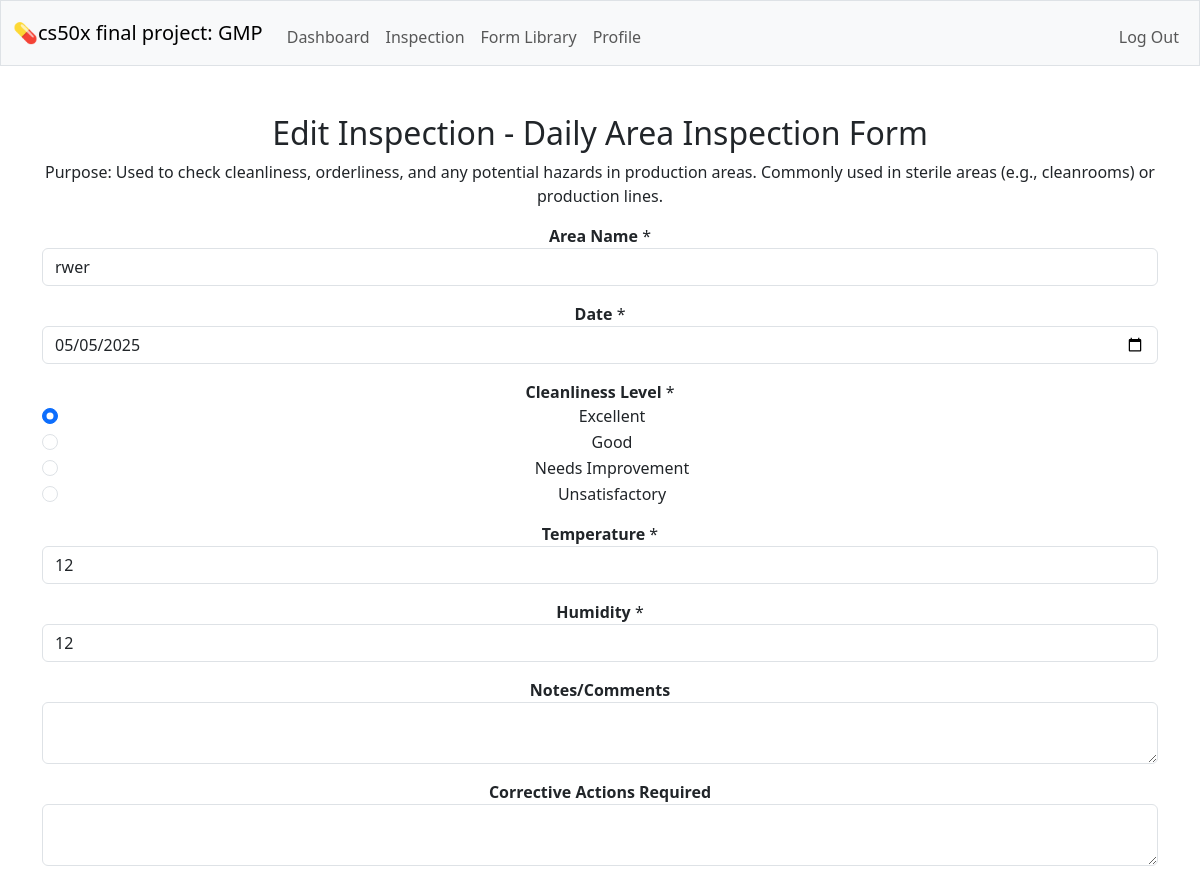
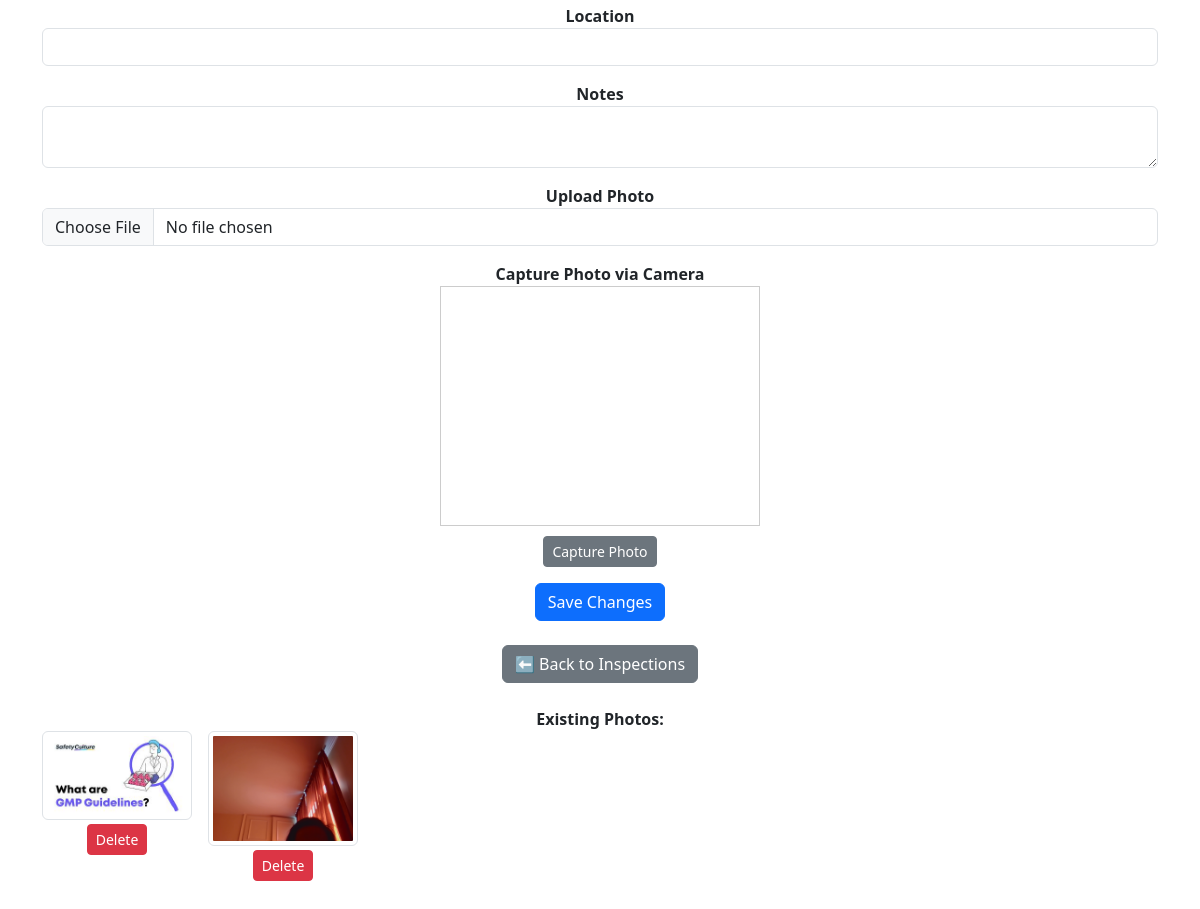
Screenshot of /inspection/6/edit (signed in) with the database file from the repository (2 pictures, top to bottom).
### tables this page shows
CREATE TABLE forms (id INTEGER PRIMARY KEY AUTOINCREMENT NOT NULL, name TEXT NOT NULL UNIQUE, description TEXT NOT NULL, created_by INTEGER NOT NULL, FOREIGN KEY (created_by) REFERENCES users(id) );

CREATE TABLE form_fields (id INTEGER PRIMARY KEY AUTOINCREMENT NOT NULL, form_id INTEGER NOT NULL, label TEXT NOT NULL, field_type TEXT NOT NULL,  options TEXT, required BOOLEAN NOT NULL DEFAULT 1, display_order INTEGER DEFAULT 0,  FOREIGN KEY (form_id) REFERENCES forms(id) );

CREATE TABLE inspection_fields (id INTEGER PRIMARY KEY AUTOINCREMENT NOT NULL, inspection_id INTEGER NOT NULL, field_id INTEGER NOT NULL, value TEXT, comment TEXT, FOREIGN KEY (inspection_id) REFERENCES inspections(id), FOREIGN KEY (field_id) REFERENCES form_fields(id), UNIQUE(inspection_id, field_id));

CREATE TABLE inspection_images (id INTEGER PRIMARY KEY AUTOINCREMENT, inspection_id INTEGER NOT NULL, filename TEXT NOT NULL, uploaded_at TIMESTAMP DEFAULT CURRENT_TIMESTAMP, FOREIGN KEY (inspection_id) REFERENCES inspections(id));

### app.py (the view, shortened to what this page needs)
@app.route("/inspection/<int:inspection_id>/edit", methods=["GET", "POST"])
@login_required
def inspection_edit(inspection_id):
    inspection = db.execute("SELECT * FROM inspections WHERE id = ? AND inspector_id = ?", inspection_id, session["user_id"])[0]
    form = db.execute("SELECT * FROM forms WHERE id = ?", inspection["form_id"])[0]
    fields = db.execute("SELECT * FROM form_fields WHERE form_id = ?", form["id"])
    for field in fields:
        value = db.execute("""
            SELECT value FROM inspection_fields
            WHERE inspection_id = ? AND field_id = ?
        """, inspection_id, field["id"])
        field["value"] = value[0]["value"] if value else ""
    images = db.execute("SELECT * FROM inspection_images WHERE inspection_id = ?", inspection_id)
    return render_template("inspection_edit.html", form=form, fields=fields, inspection=inspection, images=images)

### helpers.py (called while the page is built)
def login_required(f):
    @wraps(f)
    def decorated_function(*args, **kwargs):
        if session.get("user_id") is None:
            return redirect("/login")
        return f(*args, **kwargs)
    return decorated_function

### templates/inspection_edit.html (shortened to what this page needs)
{% extends "layout.html" %}
{% block main %}
<h2>Edit Inspection - {{ form.name }}</h2>
<p>{{ form.description }}</p>
<form method="POST" enctype="multipart/form-data" id="mainForm">
  {% for field in fields %}
    <div class="form-group mb-3">
      <label for="field_{{ field.id }}"><strong>{{ field.label }}</strong>{% if field.required %} *{% endif %}</label>
      {% if field.field_type == 'text' %}
        <input type="text" class="form-control" id="field_{{ field.id }}" name="field_{{ field.id }}" value="{{ field.value or '' }}">
      {% elif field.field_type == 'textarea' %}
        <textarea class="form-control" id="field_{{ field.id }}" name="field_{{ field.id }}">{{ field.value or '' }}</textarea>
      {% elif field.field_type == 'number' %}
        <input type="number" class="form-control" id="field_{{ field.id }}" name="field_{{ field.id }}" value="{{ field.value or '' }}">
      {% elif field.field_type == 'date' %}
        <input type="date" class="form-control" id="field_{{ field.id }}" name="field_{{ field.id }}" value="{{ field.value or '' }}">
      {% elif field.field_type == 'radio' %}
        {% for option in field.options.split(',') %}
          <div class="form-check">
            <input class="form-check-input" type="radio" name="field_{{ field.id }}" id="field_{{ field.id }}_{{ loop.index }}" value="{{ option.strip() }}" {% if field.value == option.strip() %}checked{% endif %}>
            <label class="form-check-label" for="field_{{ field.id }}_{{ loop.index }}">{{ option.strip() }}</label>
          </div>
        {% endfor %}
      {% endif %}
    </div>
  {% endfor %}
  <div class="form-group mb-3">
    <label for="location"><strong>Location</strong></label>
    <input type="text" class="form-control" name="location" id="location" value="{{ inspection.location or '' }}">
  </div>
  <div class="form-group mb-3">
    <label for="notes"><strong>Notes</strong></label>
    <textarea class="form-control" name="notes" id="notes">{{ inspection.notes or '' }}</textarea>
  </div>
  <div class="form-group mb-3">
    <label for="photo_upload"><strong>Upload Photo</strong></label>
    <input type="file" class="form-control" name="photo_upload" id="photo_upload" accept="image/*">
  </div>
  <div class="form-group mb-3">
    <label><strong>Capture Photo via Camera</strong></label>
    <div style="display:flex; flex-direction:column; align-items:center; gap:10px;">
      <video id="camera" width="320" height="240" autoplay style="border:1px solid #ccc;"></video>
      <button type="button" class="btn btn-secondary btn-sm" onclick="capturePhoto()">Capture Photo</button>
    </div>
  </div>
  <button type="submit" class="btn btn-primary">Save Changes</button>
  <div class="mt-4">
        <a href="/inspection_show" class="btn btn-secondary">⬅ Back to Inspections</a>
  </div>
</form>
<div class="mb-3 mt-4">
  <label><strong>Existing Photos:</strong></label>
  <div class="d-flex flex-wrap">
    {% for image in images %}
      <div class="me-3 mb-3 text-center">
        <img src="{{ url_for('static', filename='inspection_photos/' ~ image.filename) }}" alt="Photo" width="150" class="img-thumbnail">
        <form method="POST" onsubmit="return confirm('Are you sure you want to delete this photo?');">
          <button type="submit" class="btn btn-sm btn-danger mt-1">Delete</button>
        </form>
      </div>
    {% endfor %}
  </div>
</div>
{% endblock %}

### rows the page displays
forms: name "Daily Area Inspection Form", description "Purpose: Used to check cleanliness, orderliness, and any potential hazards in production areas. Commonly used in sterile areas (e.g., cleanrooms) or production lines."
form_fields: label "Area Name", value "rwer"
form_fields: label "Date", value "05/05/2025"
form_fields: label "Cleanliness Level", id "☑ Excellent" "☐ Good" "☐ Needs Improvement" "☐ Unsatisfactory", strip "Excellent" "Good" "Needs Improvement" "Unsatisfactory"
form_fields: label "Temperature", value "12"
form_fields: label "Humidity", value "12"
form_fields: label "Notes/Comments"
form_fields: label "Corrective Actions Required"
inspection_images: filename (picture)
inspection_images: filename (picture)
